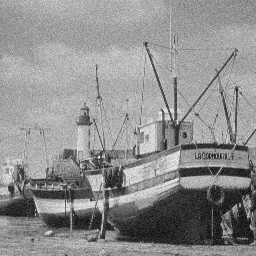
%> input picture Practical 2/boatnoise.jpg, 256 x 256 px
$ octave Task1Step1.m   (GNU Octave 9; MATLAB toolbox functions it lacks are replaced by stand-ins)
%> lines starting %> are read from the running program, lines starting %| are printed output that depends on the picture
%Read in boatNoise
boatNoise = imread('boatnoise.jpg');
%> boatNoise is the input picture: size 256x256 uint8; min 0, max 255, mean 142.6
figure('Name','Task 1 Step 1')
%1 row, 2 cols - in position 1 show boatNoise
subplot(1,3,1), imshow(boatNoise)
title("Original image w/noise")

%create 3x3 matrix Mask B, where all elements have value 1/9 so that the
%sum of all the elements would add to 1
B = ones(3,3) / 9;

%Perform the convolution between the image and the mask B using both
%conv2() and filter2()
%firstly I will use conv2(Image,Mask)
conv2BoatResult = conv2(double(boatNoise),B);
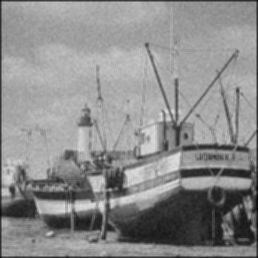
%> conv2BoatResult: size 258x258 double; min 10.78, max 223.2, mean 140.4

%if you imread in your image
%then convert it to double
%it will not display
%remember to convert it back to uint8 or it will just display white
conv2BoatResult = uint8(conv2BoatResult);
%> conv2BoatResult: size 258x258 uint8

%show result vs original boatnoise
subplot(1,3,2), imshow(conv2BoatResult)
title("Convolution w/conv2()");

%now I will use filter2(Image,Mask)
filter2BoatResult = filter2(B, double(boatNoise));
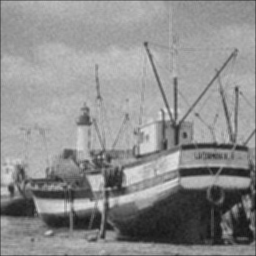
%> filter2BoatResult: size 256x256 double; min 20.33, max 223.2, mean 141.8
%remember to convert it back to uint8 or it will just display white
filter2BoatResult = uint8(filter2BoatResult);
%> filter2BoatResult: size 256x256 uint8
subplot(1,3,3), imshow(filter2BoatResult);
title("Convolution w/filter2()");

%Step 4 - create a new 5x5 mask so the sum of all elements is 1. aka each
%value in the matrix = 1/25
newMask = ones(5,5) / 25;

%Filtering the image with this mask
figure('Name', 'Task 1 Step 4')
subplot(1,3,1), imshow(boatNoise);
title("Original image w/noise");

%first using largermask w/conv2()
conv2LargerMaskBoatResult = conv2(double(boatNoise),newMask);
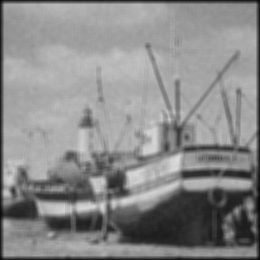
%> conv2LargerMaskBoatResult: size 260x260 double; min 5.36, max 220.1, mean 138.2
conv2LargerMaskBoatResult = uint8(conv2LargerMaskBoatResult);
%> conv2LargerMaskBoatResult: size 260x260 uint8
subplot(1,3,2), imshow(conv2LargerMaskBoatResult);
title("larger mask + conv2");

%now using largermask w/filter2()
filter2LargerMaskBoatResult = filter2(newMask, double(boatNoise));
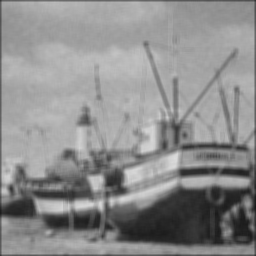
%> filter2LargerMaskBoatResult: size 256x256 double; min 23.64, max 220.1, mean 141.2
filter2LargerMaskBoatResult = uint8(filter2LargerMaskBoatResult);
%> filter2LargerMaskBoatResult: size 256x256 uint8
subplot(1,3,3), imshow(filter2LargerMaskBoatResult);
title("larger mask + filter2");

%Using the larger mask reduces the amount of noise in the image to such an
%extent that the picture becomes blurred
